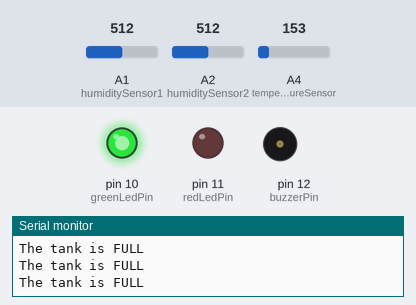
Bench run of a sketch on a simulated Arduino Uno, built with avr-gcc and run on an emulated ATmega328P. Shown: output pins drawn as LEDs (lit = HIGH), buzzer (waves = sounding), the last lines printed to the serial monitor. Dashed ring = blinking. Inputs (shaded band) come from the test bench; at power-on: A1 (humiditySensor1) = 512, A4 (temperatureSensor) = 153, A2 (humiditySensor2) = 512.

Above: at 1.3 s.
1.4 s: A1 (humiditySensor1) set to 40
At 2.9 s:
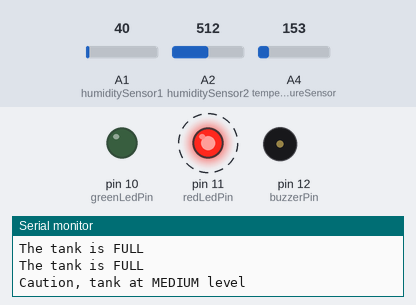
4.4 s: A4 (temperatureSensor) set to 177
At 5.9 s:
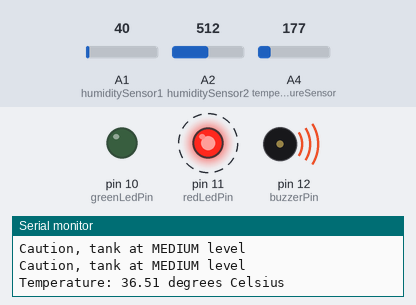
7.4 s: A1 (humiditySensor1) set to 60
At 8.0 s:
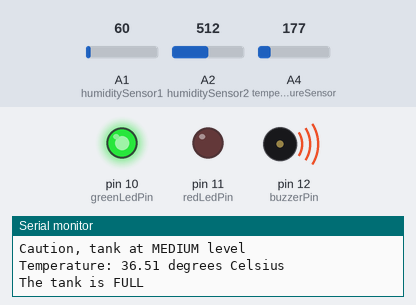
9.0 s: A2 (humiditySensor2) set to 54
10.5 s: A2 (humiditySensor2) set to 46
At 10.9 s:
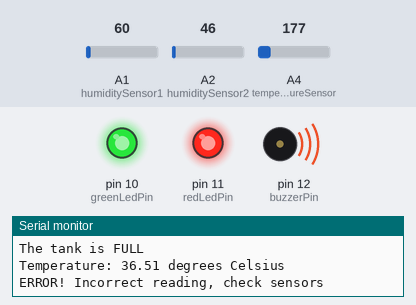
12.0 s: A2 (humiditySensor2) set to 122
At 13.0 s:
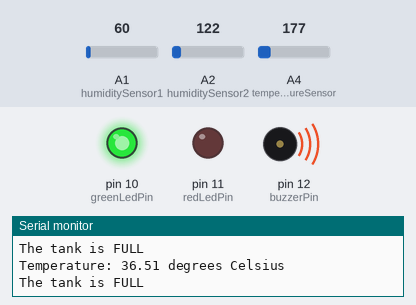
Timing chart, 0 to 14.5 s (numbered marks = the images above; inputs shaded):
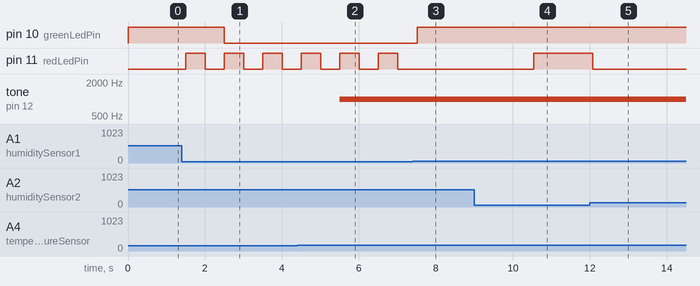

The sketch:

water_level_and_temp_control.ino
```cpp
// Define used pins
const int humiditySensor1 = A1;
const int humiditySensor2 = A2;
const int temperatureSensor = A4;
const int greenLedPin = 10;
const int redLedPin = 11;
const int buzzerPin = 12;

// Variables to store sensor values
int highHumidityValue = 0; // Sensor detecting high humidity (HIGH)
int lowHumidityValue = 0; // Sensor detecting low humidity (LOW)
int temperatureValue = 0;
float voltage;
float temperature;

void setup() {
  // Set pins as outputs
  pinMode(greenLedPin, OUTPUT);
  pinMode(redLedPin, OUTPUT);
  pinMode(buzzerPin, OUTPUT);
  // Initialize serial communication for displaying results
  Serial.begin(9600);
}

void loop() {
  // Read sensor values
  highHumidityValue = analogRead(humiditySensor1);
  lowHumidityValue = analogRead(humiditySensor2);
  temperatureValue = analogRead(temperatureSensor);
  voltage = (temperatureValue * 5.0) / 1023.0; // Convert reading to voltage (5V reference)
  temperature = (voltage - 0.5) * 100.0; // Convert voltage to temperature in Celsius

  // Check humidity
  if (highHumidityValue > 50 && lowHumidityValue > 50) {
    // Both sensors detect humidity -> TANK FULL
    digitalWrite(greenLedPin, HIGH); // Turn on green LED
    digitalWrite(redLedPin, LOW); // Turn off red LED
    Serial.println("The tank is FULL");
    delay(500);
  } else if (highHumidityValue < 50 && lowHumidityValue > 50) {
    // Only low humidity sensor detects humidity -> TANK MEDIUM LEVEL
    blinkRedLed(); // Call function to blink red LED
    digitalWrite(greenLedPin, LOW); // Turn off green LED
    Serial.println("Caution, tank at MEDIUM level");
  } else if (highHumidityValue < 50 && lowHumidityValue < 50) {
    // No sensor detects humidity -> TANK ALMOST EMPTY
    digitalWrite(greenLedPin, LOW); // Turn off green LED
    digitalWrite(redLedPin, HIGH); // Turn on red LED
    Serial.println("DANGER! The tank is getting EMPTY");
    delay(500);
  } else {
    // Only high humidity sensor detects humidity -> INCORRECT READING
    // It's not possible for the high sensor to detect and the low sensor not to
    digitalWrite(greenLedPin, HIGH); // Turn on green LED
    digitalWrite(redLedPin, HIGH); // Turn on red LED
    Serial.println("ERROR! Incorrect reading, check sensors");
    delay(500);
  }

  // Check temperature
  if (temperature > 30 || temperature < 15) {
    // Activate buzzer using tone function
    tone(buzzerPin, 1000);
    Serial.print("Temperature: ");
    Serial.print(temperature);
    Serial.println(" degrees Celsius");
  } else {
    // Deactivate buzzer using noTone function
    noTone(buzzerPin);
  }
}

// Auxiliary function to blink the red LED
void blinkRedLed() {
  digitalWrite(redLedPin, HIGH);
  delay(500);
  digitalWrite(redLedPin, LOW);
  delay(500);
}
```

Measured:
- the behaviour switches between 163 and 164 on A4 (temperatureSensor) (found by bisection; images 1 and 2)
- the behaviour switches between 51 and 50 on A2 (humiditySensor2) (found by bisection; images 3 and 4)
- after the input at 1.4 s, pin 10 (greenLedPin): HIGH → LOW after 1.1 s; pin 11 (redLedPin): alternates HIGH for 0.50 s and LOW for 0.50 s, starting after 0.10 s
- after the input at 4.4 s, tone on pin 12 (buzzerPin): silent → 1000 Hz after 1.1 s
- after the input at 7.4 s, pin 10 (greenLedPin): LOW → HIGH after 0.11 s; pin 11 (redLedPin): stays LOW (without the input it goes to HIGH after 0.11 s)
- after the input at 10.5 s, pin 11 (redLedPin): LOW → HIGH at once
- after the input at 12.0 s, pin 11 (redLedPin): HIGH → LOW after 0.07 s
